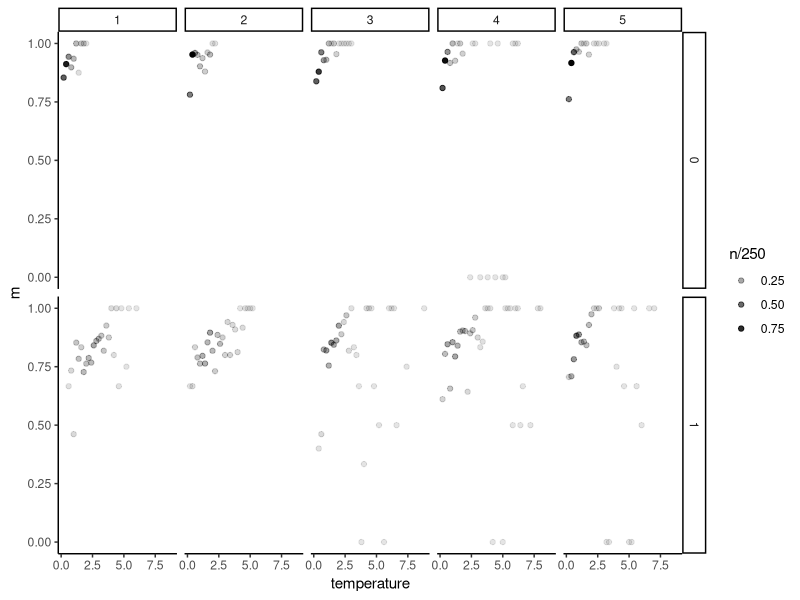
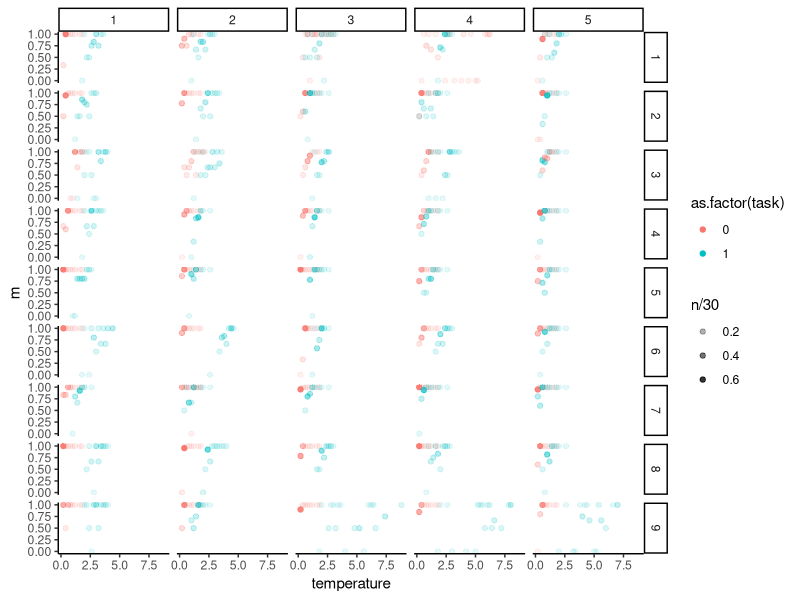
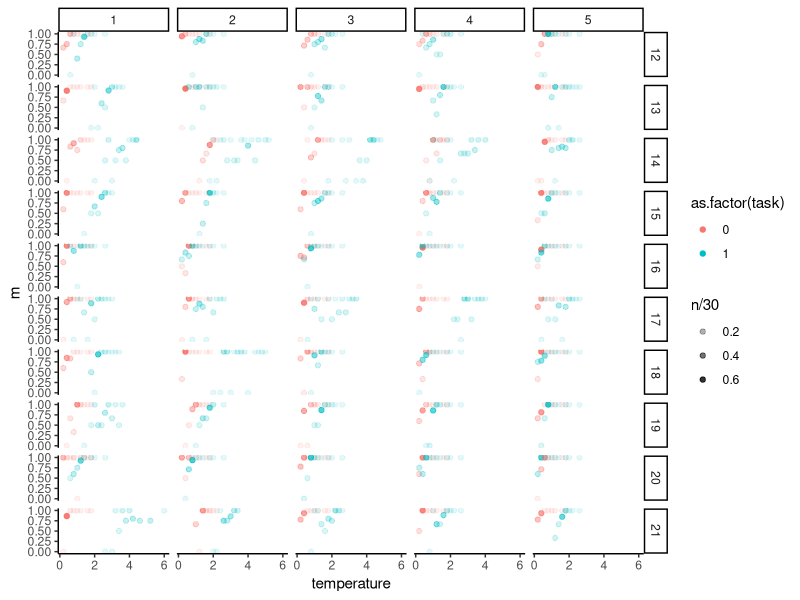

Write R code to recreate these figures, in order.
# Script used to generate different model free plots of the dataset
# Author: Arthur S. Courtin  
# License: MIT (see LICENSE file) 

#### Set-up environment ####
library(tidyverse)

#### Extract data ####
data <-
  read_csv("data/d_at_2ifc.csv")%>% 
  mutate(
    relative_adapting_temperature =
      round(adapting - baseline),
    adapting_temperature_idx = 3 + relative_adapting_temperature
  )
participant<-unique(data$participant)
P<-length(participant)
for(pdx in 1:P){
  data$participant[data$participant==participant[pdx]]<-pdx
}

#Group level
data %>% 
  group_by(temperature,adapting_temperature_idx,task) %>%
  summarise(m=mean(accuracy),n=sum(!is.na(accuracy))) %>% 
  ggplot(aes(x=temperature,y=m,alpha=n/250))+
    geom_point()+
    theme_classic()+
    facet_grid(cols=vars(adapting_temperature_idx),rows=vars(task))

#Participant level
data %>% 
  filter(participant<10) %>% 
  group_by(temperature,adapting_temperature_idx,task,participant) %>%
  summarise(m=mean(accuracy),n=sum(!is.na(accuracy))) %>% 
  ggplot(aes(x=temperature,y=m,alpha=n/30,color=as.factor(task)))+
  geom_point()+
  theme_classic()+
  facet_grid(cols=vars(adapting_temperature_idx),rows=vars(participant))
data %>% 
  filter(participant>11) %>% 
  group_by(temperature,adapting_temperature_idx,task,participant) %>%
  summarise(m=mean(accuracy),n=sum(!is.na(accuracy))) %>% 
  ggplot(aes(x=temperature,y=m,alpha=n/30,color=as.factor(task)))+
  geom_point()+
  theme_classic()+
  facet_grid(cols=vars(adapting_temperature_idx),rows=vars(participant))
